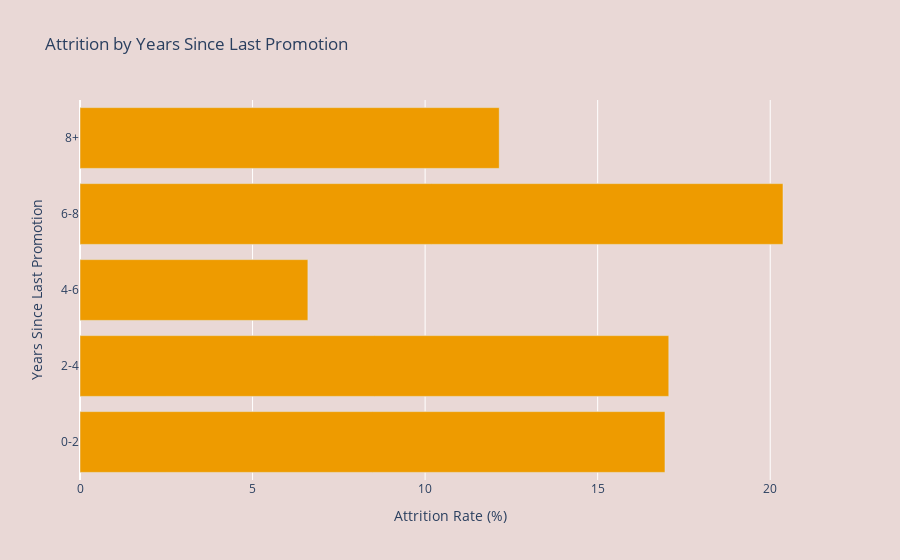

The code cell stored with this chart in its notebook:
### Markdown cell above
**Insight**: Human Resources and Sales have the highest attrition rates at 19.05% and 20.63%, followed by Research & Development at 13.84%. Departments like HR and Sales may need targeted interventions to reduce turnover, such as addressing workload, compensation, or job satisfaction.

### Code cell
# 6. Horizontal Bar Chart: Attrition by Years Since Last Promotion
fig_promotion_bar = px.bar(
    y=promotion_attrition.index,
    x=promotion_attrition.values,
    orientation="h",
    labels={"x": "Attrition Rate (%)", "y": "Years Since Last Promotion"},
    title="Attrition by Years Since Last Promotion",
    color_discrete_sequence=["#EE9B00"]
)
fig_promotion_bar.update_layout(plot_bgcolor="#E9D8D6", paper_bgcolor="#E9D8D6")
fig_promotion_bar.show()

### Figure 1 — Plotly figure (JSON) as saved in the notebook; plotly's stock layout.template omitted (floating-point values rounded to 4 significant figures)
{"data": [{"alignmentgroup": "True", "hovertemplate": "Attrition Rate (%)=%{x}<br>Years Since Last Promotion=%{y}<extra></extra>", "legendgroup": "", "marker": {"color": "#EE9B00", "pattern": {"shape": ""}}, "name": "", "offsetgroup": "", "orientation": "h", "showlegend": false, "textposition": "auto", "type": "bar", "x": [16.95, 17.06, 6.604, 20.37, 12.15], "xaxis": "x", "y": ["0-2", "2-4", "4-6", "6-8", "8+"], "yaxis": "y"}], "layout": {"barmode": "relative", "legend": {"tracegroupgap": 0}, "paper_bgcolor": "#E9D8D6", "plot_bgcolor": "#E9D8D6", "title": {"text": "Attrition by Years Since Last Promotion"}, "xaxis": {"anchor": "y", "domain": [0, 1], "title": {"text": "Attrition Rate (%)"}}, "yaxis": {"anchor": "x", "domain": [0, 1], "title": {"text": "Years Since Last Promotion"}}}}
